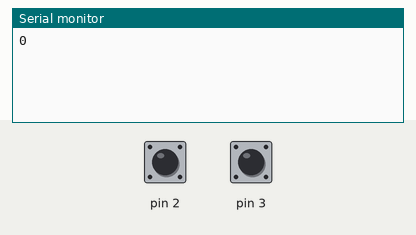
The sketch below on a simulated Arduino Uno, built with avr-gcc and run on an emulated ATmega328P. On the bench: the last lines printed to the serial monitor. Inputs (shaded band) come from the test bench; at power-on: pin 2 HIGH, pin 3 HIGH.

Above: at 1.2 s.
1.3 s: pin 2 pulled LOW for 0.15 s
At 2.6 s:
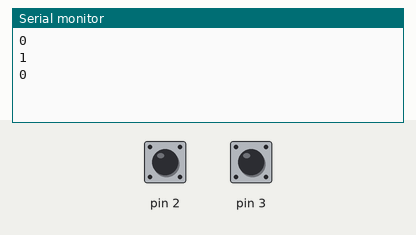
2.9 s: pin 3 pulled LOW for 0.15 s
At 3.6 s:
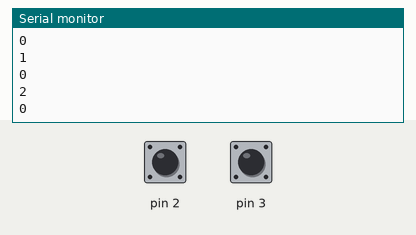
Timing chart, 0 to 5.9 s (numbered marks = the images above; inputs shaded):
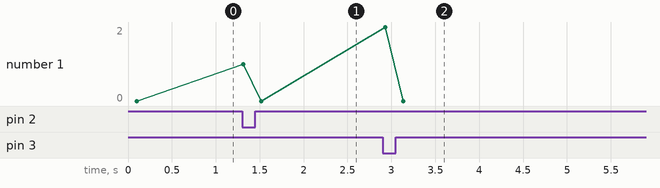

The sketch:

SerialComm_OneValue_MultipleInputs.ino
```cpp
/*interactionLab Fall 2026!
¡¡¡ stop p5.js before sending this code to arduino !!!
*/
unsigned long lastRead = 0;
unsigned long period = 100;

//store values from inputs
int buttonVal1 = 0;
int buttonVal2 = 0;
//store the previous values
int p_buttonVal1 = 0;
int p_buttonVal2 = 0;
//send to p5
int send = 0;

void setup() {
  //set the baudrate to 57600
  Serial.begin(57600);
  //INPUT_PULLUP will use resistors in your arduino
  //but they are connected differently
  //so when the button is triggered it will show 0
  //and when it's not, it will show 1
  pinMode(2, INPUT_PULLUP);
  pinMode(3, INPUT_PULLUP);
}

void loop() {
  //read values every 100 milliseconds only
  unsigned long now = millis();
  if (now - lastRead > period) {
    lastRead = now;
    buttonVal1 = digitalRead(2);
    buttonVal2 = digitalRead(3);
    //send values only when there is a change
    if (p_buttonVal1 != buttonVal1 || p_buttonVal2 != buttonVal2) {
      if(buttonVal1 == 0){
        send = 1; //first button will send "1"
      } else if(buttonVal2 == 0){
        send = 2; //second button will send "2"
      }else{
        send = 0; //nothing pressed will send "0"
      }
      //send to p5
      Serial.println(send);
    }
  }
  //record the last value
  p_buttonVal1 = buttonVal1;
  p_buttonVal2 = buttonVal2;
}
```

Measured:
- after the input at 1.3 s, the serial monitor: prints a new line at once (image 1)
- after the input at 2.9 s, the serial monitor: prints a new line at once (image 2)
